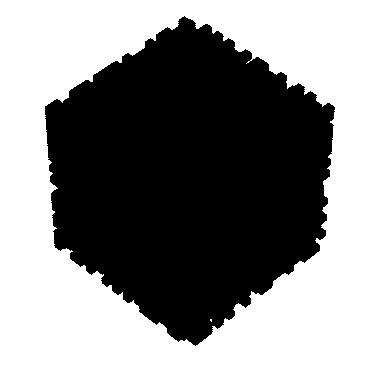

The Python source for this figure:
import matplotlib.pyplot as plt
import numpy as np
import io
from PIL import Image


ax = plt.figure().add_subplot(projection='3d')

data = np.random.randint(0, 2, size=(25, 25, 25))
print("data generated")


ax.voxels(data, facecolors=[0, 0, 0])
print("voxels drawn")

ax.axis('off')

ax.set_aspect('equal')
ax.view_init(elev=45, azim=45)
print("axis off, aspect set")


buf = io.BytesIO()
plt.savefig(buf, format="png", bbox_inches="tight", pad_inches=0)
print("saving figure to buf")


buf.seek(0)
img = Image.open(buf)
img = img.convert('1')
img.save(r'Modeling/test.png')
